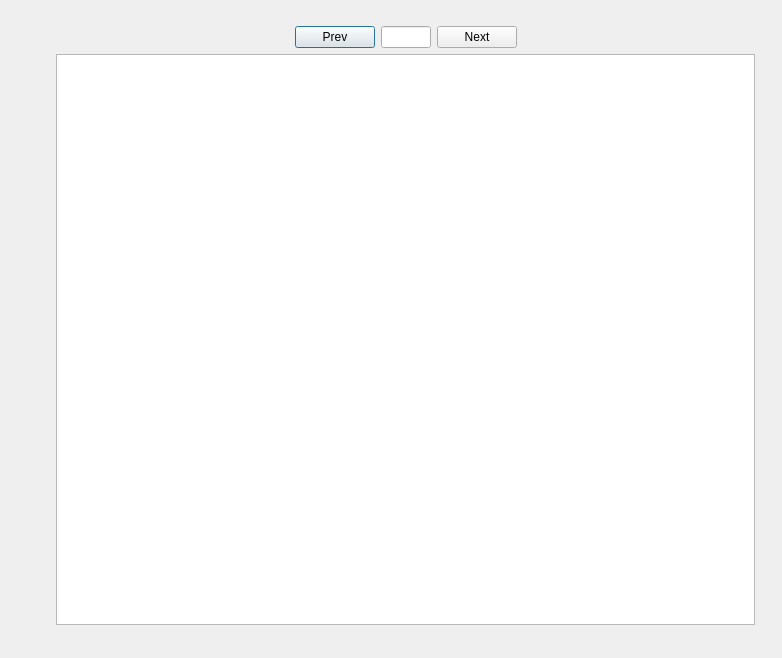
<?xml version="1.0" encoding="UTF-8"?>
<ui version="4.0">
 <class>PrintPreviewDlg</class>
 <widget class="QDialog" name="PrintPreviewDlg">
  <property name="geometry">
   <rect>
    <x>0</x>
    <y>0</y>
    <width>782</width>
    <height>658</height>
   </rect>
  </property>
  <property name="windowTitle">
   <string>Dialog</string>
  </property>
  <widget class="QWidget" name="verticalLayoutWidget">
   <property name="geometry">
    <rect>
     <x>50</x>
     <y>20</y>
     <width>711</width>
     <height>611</height>
    </rect>
   </property>
   <layout class="QVBoxLayout" name="mainLayout">
    <item>
     <layout class="QVBoxLayout" name="verticalLayout">
      <property name="margin">
       <number>6</number>
      </property>
      <item>
       <layout class="QHBoxLayout" name="horizontalLayout">
        <item>
         <spacer name="horizontalSpacer">
          <property name="orientation">
           <enum>Qt::Horizontal</enum>
          </property>
          <property name="sizeHint" stdset="0">
           <size>
            <width>40</width>
            <height>20</height>
           </size>
          </property>
         </spacer>
        </item>
        <item>
         <widget class="QPushButton" name="cmdPageDown">
          <property name="text">
           <string>Prev</string>
          </property>
         </widget>
        </item>
        <item>
         <widget class="QLineEdit" name="txtPage">
          <property name="maximumSize">
           <size>
            <width>50</width>
            <height>25</height>
           </size>
          </property>
         </widget>
        </item>
        <item>
         <widget class="QPushButton" name="cmdPageUp">
          <property name="text">
           <string>Next</string>
          </property>
         </widget>
        </item>
        <item>
         <spacer name="horizontalSpacer_2">
          <property name="orientation">
           <enum>Qt::Horizontal</enum>
          </property>
          <property name="sizeHint" stdset="0">
           <size>
            <width>40</width>
            <height>20</height>
           </size>
          </property>
         </spacer>
        </item>
       </layout>
      </item>
      <item>
       <widget class="QGraphicsView" name="gv"/>
      </item>
     </layout>
    </item>
   </layout>
  </widget>
 </widget>
 <resources/>
 <connections/>
</ui>
